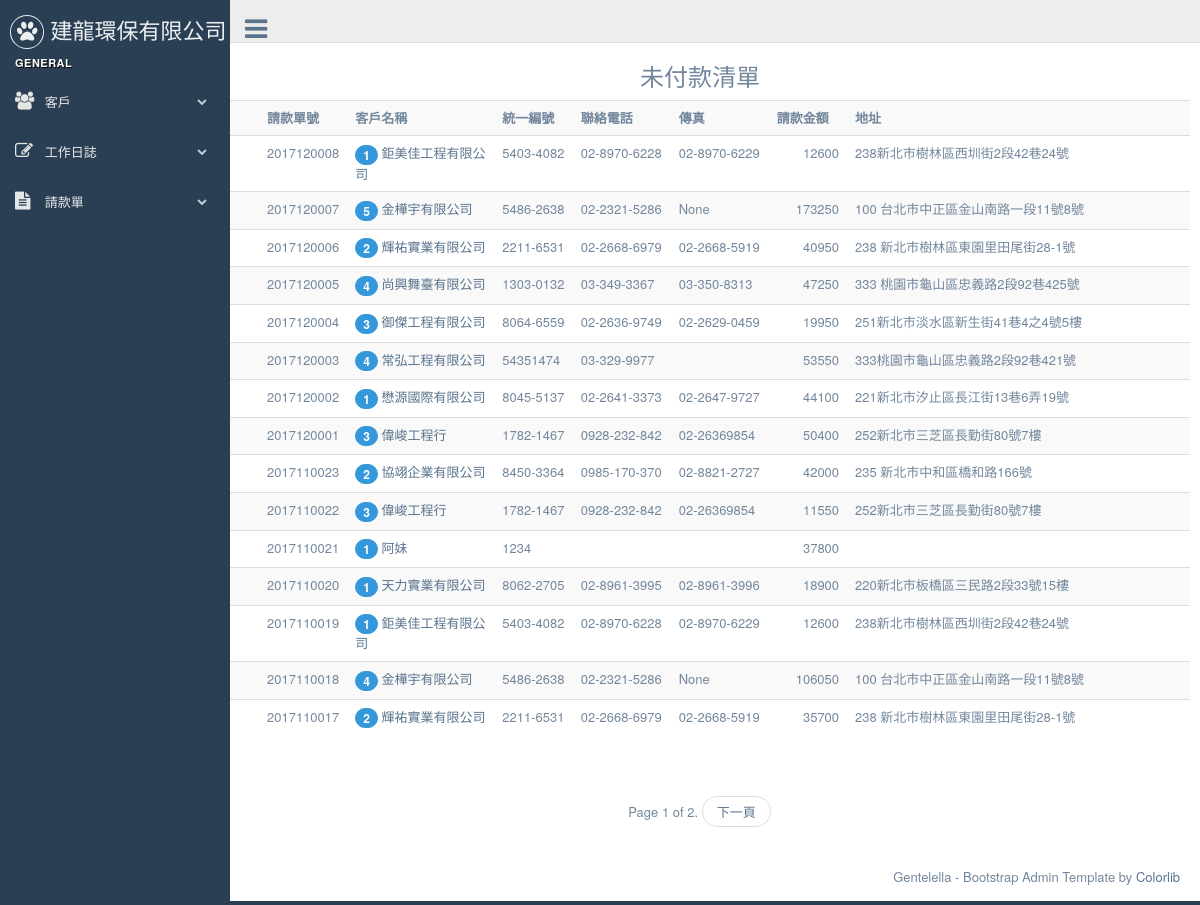
Page /bills/ on the committed database.
### bills/models.py (models this page shows, shortened)
class Bill(models.Model):
    customer = models.ForeignKey(Customer, on_delete=models.CASCADE)
    bill_number = models.CharField(max_length=12, null=True, blank=True, unique=True)
    ord_date = models.DateField(default=timezone.now) #請款日期
    created = models.DateTimeField(auto_now_add=True)
    updated = models.DateTimeField(auto_now=True)
    objects = BillNumberManager()
    is_valid = models.BooleanField(default=False, verbose_name="單據作廢")# True代表此單據作廢
    paied = models.BooleanField(default=False,verbose_name="已付款")# True代表此單據已付款
    class Meta:
        ordering = ('-created',)
    def get_total_amount(self):
        total =  sum( int(obj.item.get_amount()) for obj in self.billitem_set.all())
        return total
    def get_tax_amount(self):
        return int(float(self.get_total_amount()) * 0.05)
    def get_grand_amount(self):
        return sum( (self.get_total_amount(), self.get_tax_amount()))
    def get_absolute_url(self):
        return reverse('bills:bill_detail', kwargs={"pk": self.id} )

class BillItem(models.Model):
    bill = models.ForeignKey(Bill)
    item = models.ForeignKey(Dailylog,  on_delete=models.CASCADE,related_name='bill_items')
    class Meta:
        ordering = ( 'item', )

### customers/models.py (models this page shows, shortened)
class Customer(models.Model):
    title = models.CharField(max_length=36, null=False, blank=False, verbose_name='客戶名稱')
    unikey = models.CharField(  max_length=12,null=True, blank=True, verbose_name='統一編號' )
    address = models.CharField( max_length=100, null=True, blank=True, verbose_name='地址')
    phone = models.CharField(max_length=20, null=True, blank=True, verbose_name='電話')
    faxno = models.CharField(max_length=20, null=True, blank=True, verbose_name='傳真')
    invalid = models.BooleanField(default=False, verbose_name='停用')
    create_at = models.DateTimeField(auto_now_add=True, auto_now =False)
    modify = models.DateTimeField(auto_now_add=False, auto_now =True)
    def __str__(self):
        return self.title

### dailywork/models.py (models this page shows, shortened)
class Dailylog(models.Model):
	work_date = models.DateField( default=timezone.now )
	customer = models.ForeignKey(Customer)
	start_at = models.CharField(  max_length=20, null=False, blank=False )
	end_with = models.CharField(  max_length=20, null=False, blank=False )
	opreateDesc = models.CharField(max_length=20, blank=False, null=False)
	quantity = models.DecimalField( max_digits=10, decimal_places=0)
	uom = models.ForeignKey(Uom)
	uniprice = models.DecimalField( max_digits=10, decimal_places=0)
	notes = models.TextField(blank=True, null=True)
	payrequest = models.BooleanField(default=False, verbose_name='已請款')    # 是否已請款
	is_freecharge = models.BooleanField(default=False, verbose_name='免費項目')    # 是否爲免費項目, 如果為免費項目則在未請款清單是不會顯示的
	bill_number = models.CharField(  max_length=20, null=True, blank=True )
	invalid = models.BooleanField(default=False, verbose_name='項目作廢')
	create_at = models.DateTimeField( auto_now_add=True, auto_now=False)
	modify = models.DateTimeField( auto_now_add=False, auto_now=True)
	objects = DailylogManager()
	def get_amount(self):
		return self.quantity * self.uniprice

### bills/views.py (the view)
class BillList(ListView):
    title = "未付款清單"
    model = Bill
    queryset = Bill.objects.filter( is_valid__exact=False ,paied=False)
    paginate_by = 15

### templates/bills/bill_list.html (shortened to what this page needs)
{% extends "base.html" %}
{% block content %}
<h3 align="center">
未付款清單
</h3>
<div>
<table class="table table-striped" >
  <tr>
    <th width="5%">
    </th>
    <th width="5%">請款單號</th>
    <th width="15%">客戶名稱</th>
    <th width="8%">統一編號</th>
    <th width="10%">聯絡電話</th>
    <th width="10%">傳真</th>
    <th align='right' width="8%">請款金額</th>
    <th >地址</th>
  </tr>
{% for record in object_list %}
  <tr>
    <td>
  </td>
  <td>
      {{ record.bill_number }}</td>
    <td>
      {% if  record.billitem_set.all.count   %}
      <span class="badge bg-blue">
      {{ record.billitem_set.all.count }}
      </span>
      {% endif %}
      <a href='{{ record.get_absolute_url }}'>{{ record.customer }}</a>
    </td>
    <td>{{ record.customer.unikey }}</td>
    <td>{{ record.customer.phone }}</td>
    <td>{{ record.customer.faxno }}</td>
    <td align='right' >{{ record.get_grand_amount }} </td>
    <td>{{ record.customer.address }} </td>
  </tr>
{% endfor %}
</table>
</div>
{% include "pageine.html" %}
{% endblock content %}

### rows in the picture
Bill: bill_number "2017120008", billitem_set.all.count "1", customer "鉅美佳工程有限公司", customer.unikey "5403-4082", customer.phone "02-8970-6228", customer.faxno "02-8970-6229", get_grand_amount "12600", customer.address "238新北市樹林區西圳街2段42巷24號"
Bill: bill_number "2017120007", billitem_set.all.count "5", customer "金樺宇有限公司", customer.unikey "5486-2638", customer.phone "02-2321-5286", customer.faxno "None", get_grand_amount "173250", customer.address "100 台北市中正區金山南路一段11號8號"
Bill: bill_number "2017120006", billitem_set.all.count "2", customer "輝祐實業有限公司", customer.unikey "2211-6531", customer.phone "02-2668-6979", customer.faxno "02-2668-5919", get_grand_amount "40950", customer.address "238 新北市樹林區東園里田尾街28-1號"
Bill: bill_number "2017120005", billitem_set.all.count "4", customer "尚興舞臺有限公司", customer.unikey "1303-0132", customer.phone "03-349-3367", customer.faxno "03-350-8313", get_grand_amount "47250", customer.address "333 桃園市龜山區忠義路2段92巷425號"
Bill: bill_number "2017120004", billitem_set.all.count "3", customer "御傑工程有限公司", customer.unikey "8064-6559", customer.phone "02-2636-9749", customer.faxno "02-2629-0459", get_grand_amount "19950", customer.address "251新北市淡水區新生街41巷4之4號5樓"
Bill: bill_number "2017120003", billitem_set.all.count "4", customer "常弘工程有限公司", customer.unikey "54351474", customer.phone "03-329-9977", get_grand_amount "53550", customer.address "333桃園市龜山區忠義路2段92巷421號"
Bill: bill_number "2017120002", billitem_set.all.count "1", customer "懋源國際有限公司", customer.unikey "8045-5137", customer.phone "02-2641-3373", customer.faxno "02-2647-9727", get_grand_amount "44100", customer.address "221新北市汐止區長江街13巷6弄19號"
Bill: bill_number "2017120001", billitem_set.all.count "3", customer "偉峻工程行", customer.unikey "1782-1467", customer.phone "0928-232-842", customer.faxno "02-26369854", get_grand_amount "50400", customer.address "252新北市三芝區長勤街80號7樓"
Bill: bill_number "2017110023", billitem_set.all.count "2", customer "協翊企業有限公司", customer.unikey "8450-3364", customer.phone "0985-170-370", customer.faxno "02-8821-2727", get_grand_amount "42000", customer.address "235 新北市中和區橋和路166號"
Bill: bill_number "2017110022", billitem_set.all.count "3", customer "偉峻工程行", customer.unikey "1782-1467", customer.phone "0928-232-842", customer.faxno "02-26369854", get_grand_amount "11550", customer.address "252新北市三芝區長勤街80號7樓"
Bill: bill_number "2017110021", billitem_set.all.count "1", customer "阿妹", customer.unikey "1234", get_grand_amount "37800"
Bill: bill_number "2017110020", billitem_set.all.count "1", customer "天力實業有限公司", customer.unikey "8062-2705", customer.phone "02-8961-3995", customer.faxno "02-8961-3996", get_grand_amount "18900", customer.address "220新北市板橋區三民路2段33號15樓"
Bill: bill_number "2017110019", billitem_set.all.count "1", customer "鉅美佳工程有限公司", customer.unikey "5403-4082", customer.phone "02-8970-6228", customer.faxno "02-8970-6229", get_grand_amount "12600", customer.address "238新北市樹林區西圳街2段42巷24號"
Bill: bill_number "2017110018", billitem_set.all.count "4", customer "金樺宇有限公司", customer.unikey "5486-2638", customer.phone "02-2321-5286", customer.faxno "None", get_grand_amount "106050", customer.address "100 台北市中正區金山南路一段11號8號"
Bill: bill_number "2017110017", billitem_set.all.count "2", customer "輝祐實業有限公司", customer.unikey "2211-6531", customer.phone "02-2668-6979", customer.faxno "02-2668-5919", get_grand_amount "35700", customer.address "238 新北市樹林區東園里田尾街28-1號"

### other values in the picture
{{ page_obj.number }} "1"
{{ page_obj.paginator.num_pages }} "2"
